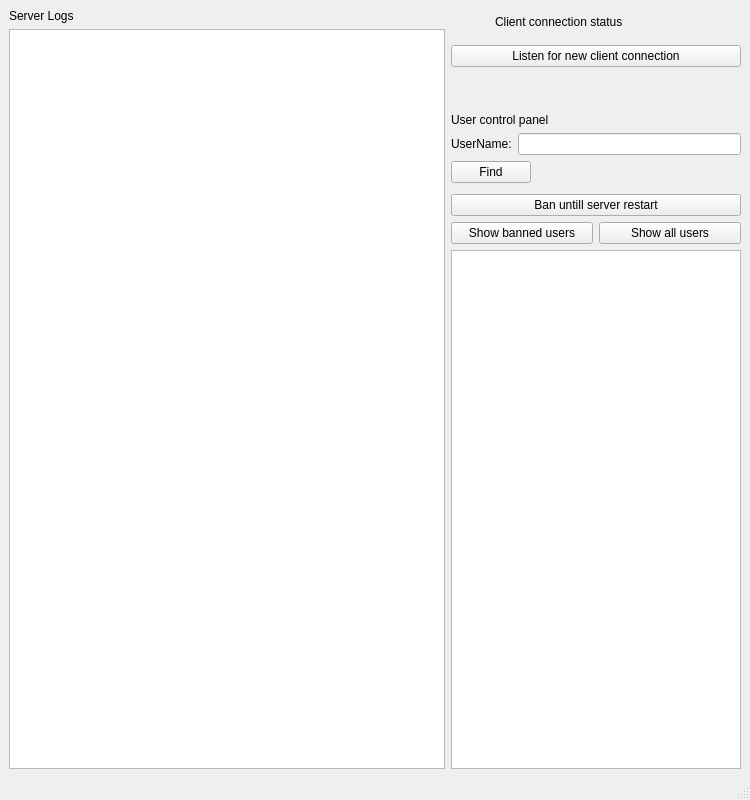
<?xml version="1.0" encoding="UTF-8"?>
<ui version="4.0">
 <class>MainWindow</class>
 <widget class="QMainWindow" name="MainWindow">
  <property name="geometry">
   <rect>
    <x>0</x>
    <y>0</y>
    <width>750</width>
    <height>800</height>
   </rect>
  </property>
  <property name="windowTitle">
   <string>MainWindow</string>
  </property>
  <widget class="QWidget" name="centralwidget">
   <layout class="QHBoxLayout" name="horizontalLayout_2" stretch="3,2">
    <item>
     <layout class="QVBoxLayout" name="verticalLayout_3">
      <item>
       <widget class="QLabel" name="label_svLogs">
        <property name="text">
         <string>Server Logs</string>
        </property>
       </widget>
      </item>
      <item>
       <widget class="QTextEdit" name="textEdit_svLogs">
        <property name="enabled">
         <bool>true</bool>
        </property>
       </widget>
      </item>
     </layout>
    </item>
    <item>
     <layout class="QVBoxLayout" name="verticalLayout_2" stretch="1,0,0,0,0,0,0,0,7">
      <item>
       <layout class="QHBoxLayout" name="horizontalLayout_3" stretch="0,0,0,0,0">
        <item>
         <spacer name="horizontalSpacer_3">
          <property name="orientation">
           <enum>Qt::Orientation::Horizontal</enum>
          </property>
          <property name="sizeHint" stdset="0">
           <size>
            <width>10</width>
            <height>0</height>
           </size>
          </property>
         </spacer>
        </item>
        <item>
         <widget class="QLabel" name="label_header_clConn">
          <property name="text">
           <string>Client connection status</string>
          </property>
         </widget>
        </item>
        <item>
         <spacer name="horizontalSpacer_2">
          <property name="orientation">
           <enum>Qt::Orientation::Horizontal</enum>
          </property>
          <property name="sizeHint" stdset="0">
           <size>
            <width>15</width>
            <height>0</height>
           </size>
          </property>
         </spacer>
        </item>
        <item>
         <widget class="QLabel" name="label_status_clConn">
          <property name="minimumSize">
           <size>
            <width>25</width>
            <height>25</height>
           </size>
          </property>
          <property name="maximumSize">
           <size>
            <width>25</width>
            <height>25</height>
           </size>
          </property>
          <property name="baseSize">
           <size>
            <width>25</width>
            <height>25</height>
           </size>
          </property>
          <property name="text">
           <string/>
          </property>
         </widget>
        </item>
        <item>
         <spacer name="horizontalSpacer">
          <property name="orientation">
           <enum>Qt::Orientation::Horizontal</enum>
          </property>
          <property name="sizeHint" stdset="0">
           <size>
            <width>15</width>
            <height>0</height>
           </size>
          </property>
         </spacer>
        </item>
       </layout>
      </item>
      <item>
       <spacer name="verticalSpacer">
        <property name="orientation">
         <enum>Qt::Orientation::Vertical</enum>
        </property>
        <property name="sizeHint" stdset="0">
         <size>
          <width>0</width>
          <height>5</height>
         </size>
        </property>
       </spacer>
      </item>
      <item>
       <widget class="QPushButton" name="button_clListen">
        <property name="text">
         <string>Listen for new client connection</string>
        </property>
       </widget>
      </item>
      <item>
       <spacer name="verticalSpacer_2">
        <property name="orientation">
         <enum>Qt::Orientation::Vertical</enum>
        </property>
        <property name="sizeHint" stdset="0">
         <size>
          <width>20</width>
          <height>40</height>
         </size>
        </property>
       </spacer>
      </item>
      <item>
       <widget class="QLabel" name="label_Ucontrol">
        <property name="text">
         <string>User control panel</string>
        </property>
       </widget>
      </item>
      <item>
       <layout class="QFormLayout" name="formLayout">
        <item row="0" column="0">
         <widget class="QLabel" name="label_header_findUser">
          <property name="text">
           <string>UserName:</string>
          </property>
         </widget>
        </item>
        <item row="0" column="1">
         <widget class="QLineEdit" name="lineEdit_findUser"/>
        </item>
       </layout>
      </item>
      <item>
       <layout class="QFormLayout" name="formLayout_2">
        <property name="fieldGrowthPolicy">
         <enum>QFormLayout::FieldGrowthPolicy::AllNonFixedFieldsGrow</enum>
        </property>
        <property name="labelAlignment">
         <set>Qt::AlignmentFlag::AlignCenter</set>
        </property>
        <property name="formAlignment">
         <set>Qt::AlignmentFlag::AlignLeading|Qt::AlignmentFlag::AlignLeft|Qt::AlignmentFlag::AlignVCenter</set>
        </property>
        <item row="0" column="0">
         <widget class="QPushButton" name="button_findUser">
          <property name="text">
           <string>Find</string>
          </property>
          <property name="flat">
           <bool>false</bool>
          </property>
         </widget>
        </item>
        <item row="0" column="1">
         <widget class="QLabel" name="label_findUser">
          <property name="text">
           <string/>
          </property>
         </widget>
        </item>
       </layout>
      </item>
      <item>
       <spacer name="verticalSpacer_4">
        <property name="orientation">
         <enum>Qt::Orientation::Vertical</enum>
        </property>
        <property name="sizeType">
         <enum>QSizePolicy::Policy::Minimum</enum>
        </property>
        <property name="sizeHint" stdset="0">
         <size>
          <width>20</width>
          <height>5</height>
         </size>
        </property>
       </spacer>
      </item>
      <item>
       <layout class="QVBoxLayout" name="verticalLayout_4">
        <item>
         <widget class="QPushButton" name="button_banUser">
          <property name="text">
           <string>Ban untill server restart</string>
          </property>
         </widget>
        </item>
        <item>
         <layout class="QHBoxLayout" name="horizontalLayout">
          <item>
           <widget class="QPushButton" name="button_showBanU">
            <property name="text">
             <string>Show banned users</string>
            </property>
           </widget>
          </item>
          <item>
           <widget class="QPushButton" name="button_showAllU">
            <property name="text">
             <string>Show all users</string>
            </property>
           </widget>
          </item>
         </layout>
        </item>
        <item>
         <widget class="QTextEdit" name="textEdit_showU"/>
        </item>
       </layout>
      </item>
     </layout>
    </item>
   </layout>
  </widget>
  <widget class="QMenuBar" name="menubar">
   <property name="geometry">
    <rect>
     <x>0</x>
     <y>0</y>
     <width>750</width>
     <height>26</height>
    </rect>
   </property>
  </widget>
  <widget class="QStatusBar" name="statusbar"/>
 </widget>
 <resources/>
 <connections/>
</ui>
